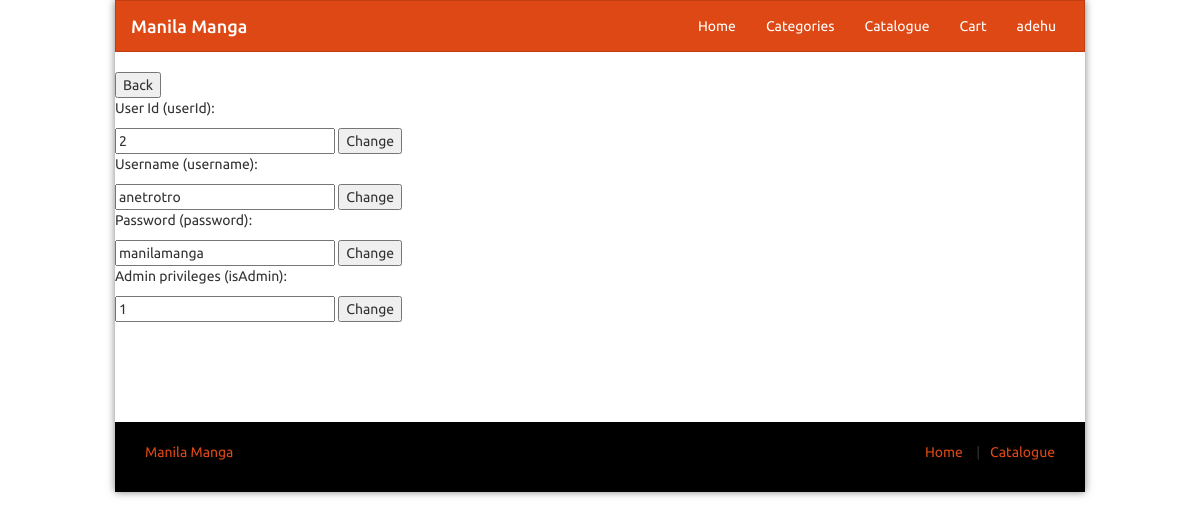
Page /mngusers1.php?id=2 (signed in) on the earlier database version.
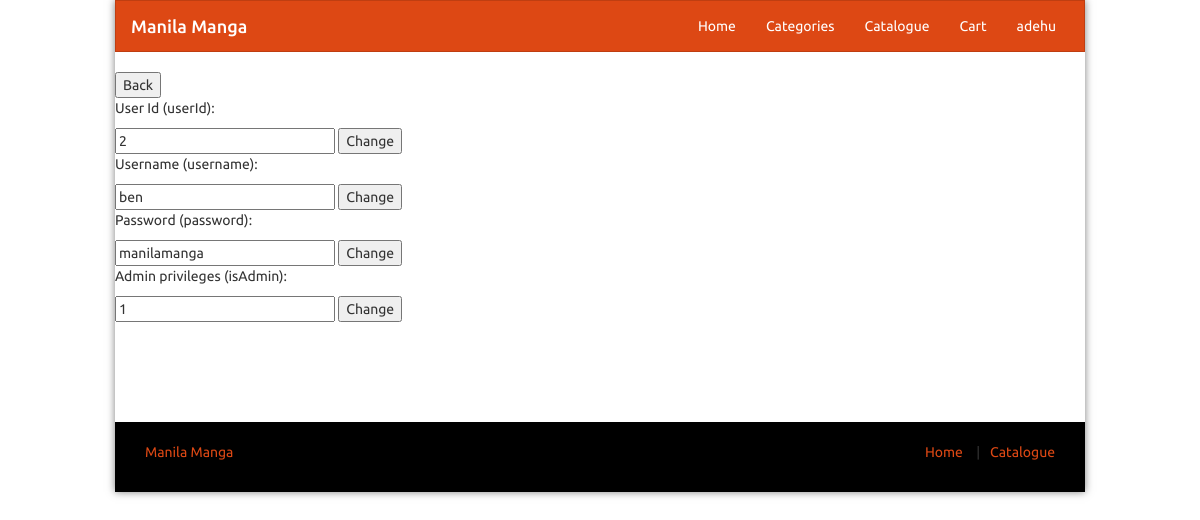
Same page on the later database version.
### tables this page shows
CREATE TABLE "users" (
	"userId"	INTEGER NOT NULL UNIQUE,
	"username"	TEXT,
	"password"	TEXT,
	"isAdmin"	INTEGER DEFAULT 0,
	PRIMARY KEY("userId" AUTOINCREMENT)
);

### mngusers1.php (the view, shortened to what this page needs)
<?php session_start();
include('navbar.php');
echo'<button onclick="history.go(-1);">Back</button>';
$userId=$_GET['id'];
$usersDataQuery='SELECT * FROM users WHERE userId='.$userId.'';
$userData=$db->query($usersDataQuery)->fetchArray();
echo'
<form method="POST">
<div class="admp">
<p>User Id (userId):</p>
<input type="text" name="changeUserId" value="'.$userData['userId'].'">
<button type="submit">Change</button>
<p>Username (username):</p>
<input type="text" name="changeUsername" value="'.$userData['username'].'">
<button type="submit">Change</button>
<p>Password (password):</p>
<input type="text" name="changePassword" value="'.$userData['password'].'">
<button type="submit">Change</button>
<p>Admin privileges (isAdmin):</p>
<input type="text" name="changeIsAdmin" value="'.$userData['isAdmin'].'">
<button type="submit">Change</button>
</div>
</form>';
include('footer.php');
unset($db);?>

Differences in the rows shown:
changed users "manilamanga": changeUsername "anetrotro" → "ben"
